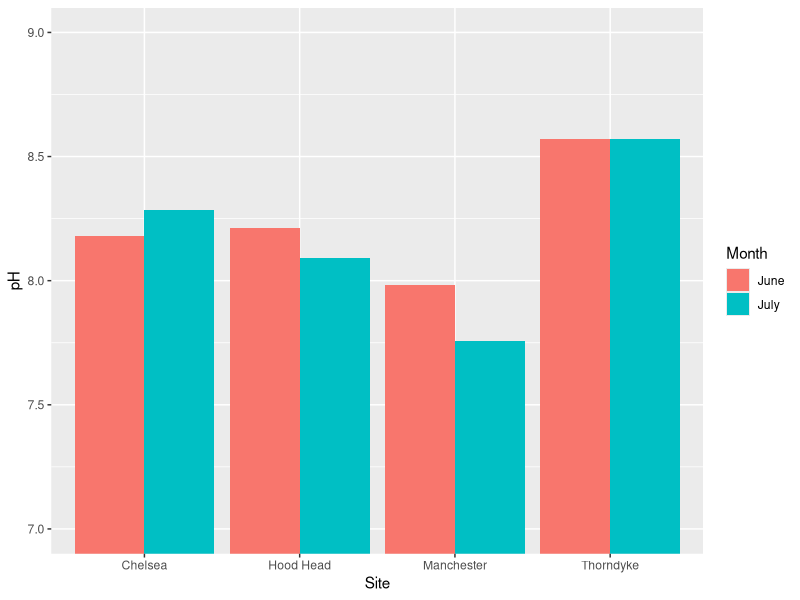
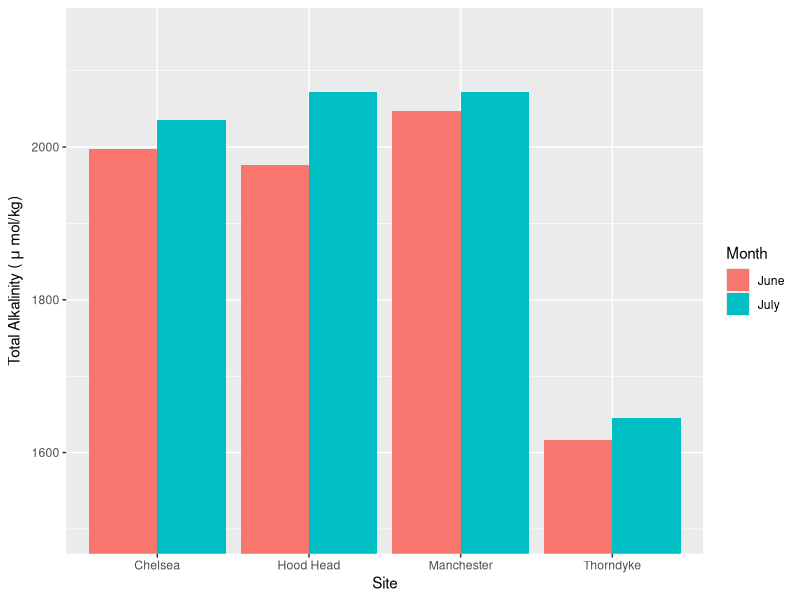
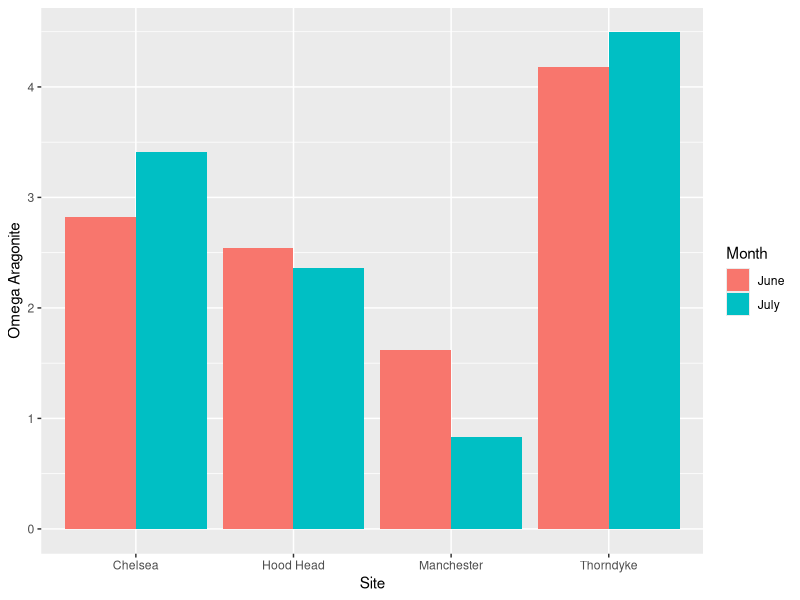
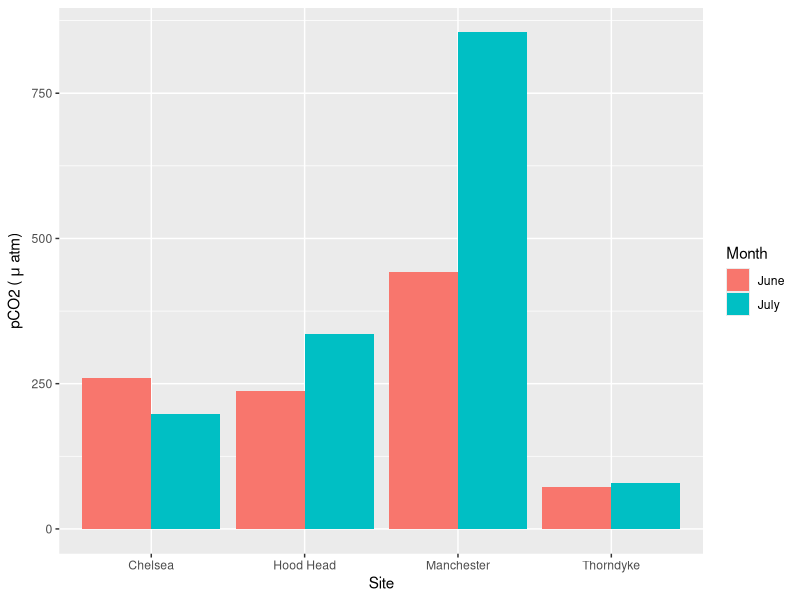

Write the R code that produced these figures, in order.
library(tidyverse)
project_wd <- "C:/Users/Kathe/OneDrive/Documents/CICOES/oyster_respirometry/carbonate_chem"
setwd(project_wd)

junedat <- read.csv("june2023/june2023_carb_chem_system.csv")
julydat <- read.csv("july2023/july2023_carb_chem_system.csv")

junedat$month="June"
julydat$month="July"

junejuly <- rbind(junedat, julydat)


#plots using averages from field measurements

site_avgs <- junejuly %>%
  group_by(Site, month) %>%
  summarize(avg_pH=mean(pH.sample.with.dye.corrections), 
            avg_TA=mean(TA_evap), 
            avg_temp=mean(temp.Field), 
            avg_sal=mean(Salinity),
            avg_arag=mean(seacarb.OmegaAragonite),
            avg_pCO2=mean(seacarb.pCO2))

junjul_pH <- ggplot(data=site_avgs, aes(x=Site, y=avg_pH, fill=forcats::fct_rev(month)))+
  geom_bar(stat="identity", position='dodge')+
  labs(fill="Month")+
  coord_cartesian(ylim=c(7,9))+
  ylab("pH")

#ggplot(data=site_avgs, aes(x=Site, y=avg_temp, fill=forcats::fct_rev(month)))+
#  geom_bar(stat="identity", position='dodge')

junjul_TA <- ggplot(data=site_avgs, aes(x=Site, y=avg_TA, fill=forcats::fct_rev(month)))+
  geom_bar(stat="identity", position='dodge')+
  labs(fill="Month")+
  ylab("Total Alkalinity (" ~mu~ "mol/kg)")+
  coord_cartesian(ylim=c(1500,2150))

junjul_arag <- ggplot(data=site_avgs, aes(x=Site, y=avg_arag, fill=forcats::fct_rev(month)))+
  geom_bar(stat="identity", position='dodge')+
  labs(fill="Month")+
  ylab("Omega Aragonite")

junjul_pCO2 <- ggplot(data=site_avgs, aes(x=Site, y=avg_pCO2, fill=forcats::fct_rev(month)))+
  geom_bar(stat="identity", position='dodge')+
  labs(fill="Month")+
  ylab(expression("pCO2 (" ~mu~ "atm)"))

ggsave(filename="~/CICOES/oyster_respirometry/carbonate_chem/july2023/figures/junjul_pH.pdf", plot=junjul_pH, width=5, height=3)
ggsave(filename="~/CICOES/oyster_respirometry/carbonate_chem/july2023/figures/junjul_TA.pdf", plot=junjul_TA, width=5, height=3)
ggsave(filename="~/CICOES/oyster_respirometry/carbonate_chem/july2023/figures/junjul_arag.pdf", plot=junjul_arag, width=5, height=3)
ggsave(filename="~/CICOES/oyster_respirometry/carbonate_chem/july2023/figures/junjul_pCO2.pdf", plot=junjul_pCO2, width=5, height=3)
